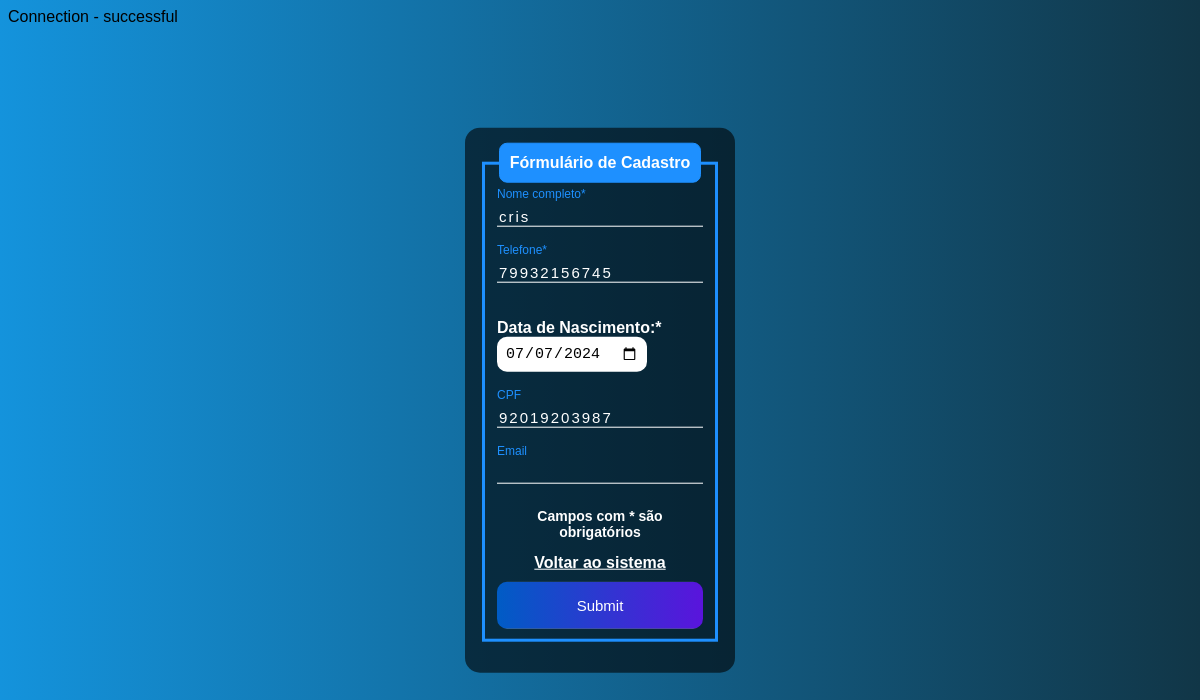
/edit.php?id=11, run on the app's committed database.
### tables this page shows
CREATE TABLE `clientes` (
  `telefone` varchar(45) NOT NULL,
  `nome` varchar(45) NOT NULL,
  `email` varchar(45) NOT NULL,
  `cpf` varchar(45) NOT NULL,
  `data_nasc` varchar(45) NOT NULL,
  `id` int NOT NULL AUTO_INCREMENT,
  PRIMARY KEY (`id`),
  UNIQUE KEY `telefone_UNIQUE` (`telefone`)
);

### edit.php (the view, shortened to what this page needs)
<?php
include_once('index.php');
if (!empty($_GET['id'])) {
  $id = $_GET['id'];
  $sqlSelect = "SELECT * FROM clientes WHERE id=$id";
  $result = $conn->query($sqlSelect);
  if ($result->num_rows > 0) {
    while ($user_data = mysqli_fetch_assoc($result)) {
      $nome = $user_data['nome'];
      $telefone = $user_data['telefone'];
      $data_nasc = $user_data['data_nasc'];
      $cpf = $user_data['cpf'];
      $email = $user_data['email'];
    }
  }
} else {
  header('Location: sistema.php');
}
?>
<!DOCTYPE html>
<html lang="en">
<head>
</head>
<body>
  <div class="box">
    <form action="saveEdit.php" method="POST">
      <fieldset>
        <legend><b>Fórmulário de Cadastro</b></legend>
        <br />
        <div class="inputBox">
          <input type="text" name="nome" id="nome" class="inputUser" value="<?php echo $nome ?>" required />
          <label for="nome" class="labelInput">Nome completo*</label>
        </div>
        <br /><br />
        <div class="inputBox">
          <input type="tel" name="telefone" id="telefone" class="inputUser" value="<?php echo $telefone ?>" required
            maxlength="11" />
          <label for="telefone" class="labelInput">Telefone*</label>
        </div>
        <br /><br />
        <label for="data_nascimento"><b>Data de Nascimento:*</b></label>
        <input type="date" name="data_nascimento" id="data_nascimento" required value="<?php echo $data_nasc ?>" />
        <br /><br /><br />
        <div class="inputBox">
          <input type="text" name="cpf" id="cpf" class="inputUser" maxlength="11" value="<?php echo $cpf ?>" />
          <label for="cidade" class="labelInput">CPF</label>
        </div>
        <br /><br />
        <div class="inputBox">
          <input type="text" name="email" id="email" class="inputUser" value="<?php echo $email ?>" />
          <label for="email" class="labelInput">Email</label>
        </div>
        <div class="container">
          <p class="disclaimer">Campos com * são obrigatórios</p>
          <a class="link" href="sistema.php">Voltar ao sistema</a>
        </div>
        <input type="submit" name="update" id="update">
      </fieldset>
    </form>
  </div>
</body>
</html>

### edit.php (style rules this page uses)
body { font-family: Arial, Helvetica, sans-serif; background-image: linear-gradient(to right, rgb(20, 147, 220), rgb(17, 54, 71)); }
.box { color: white; position: absolute; top: 50%; left: 50%; transform: translate(-50%, -50%); background-color: rgba(0, 0, 0, 0.6); padding: 15px; border-radius: 15px; width: 20%; }
fieldset { border: 3px solid dodgerblue; }
legend { border: 1px solid dodgerblue; padding: 10px; text-align: center; background-color: dodgerblue; border-radius: 8px; }
.inputBox { position: relative; }
.inputUser { background: none; border: none; border-bottom: 1px solid white; outline: none; color: white; font-size: 15px; width: 100%; letter-spacing: 2px; }
.labelInput { position: absolute; top: 0px; left: 0px; pointer-events: none; transition: 0.5s; }
.inputUser:focus~.labelInput, .inputUser:valid~.labelInput { top: -20px; font-size: 12px; color: dodgerblue; }
.container { display: flex; flex-direction: column; align-items: center; margin: 10px auto; }
.disclaimer { font-size: 14px; text-align: center; font-weight: bold; }
.link { color: white; font-weight: bold; }
#data_nascimento { border: none; padding: 8px; border-radius: 10px; outline: none; font-size: 15px; }
#update { background-image: linear-gradient(to right, rgb(0, 92, 197), rgb(90, 20, 220)); width: 100%; border: none; padding: 15px; color: white; font-size: 15px; cursor: pointer; border-radius: 10px; }

### data on the page
clientes: nome "cris", telefone "79932156745", data_nascimento "07/07/2024", cpf "92019203987"
